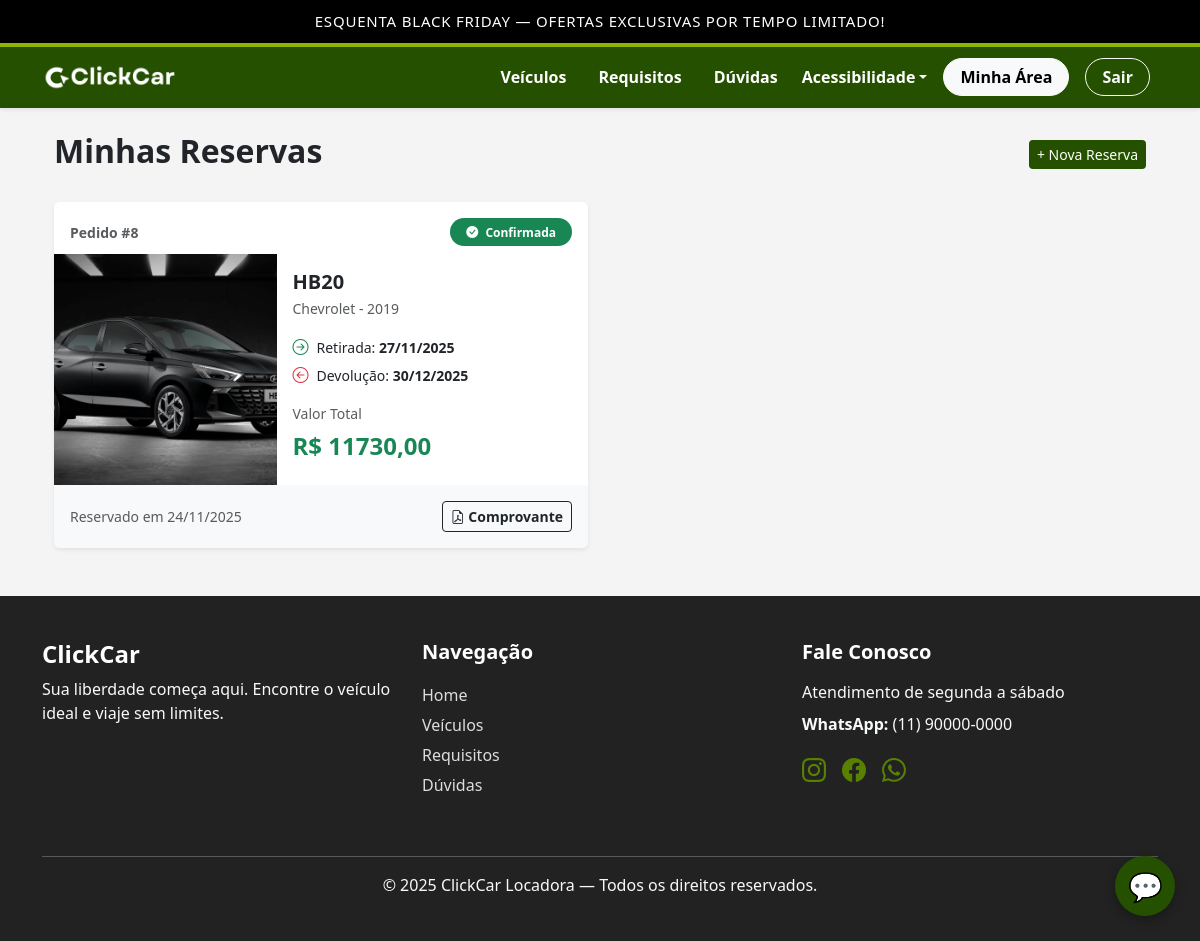
The app's page /minhasreservas/8 (signed in), older data.
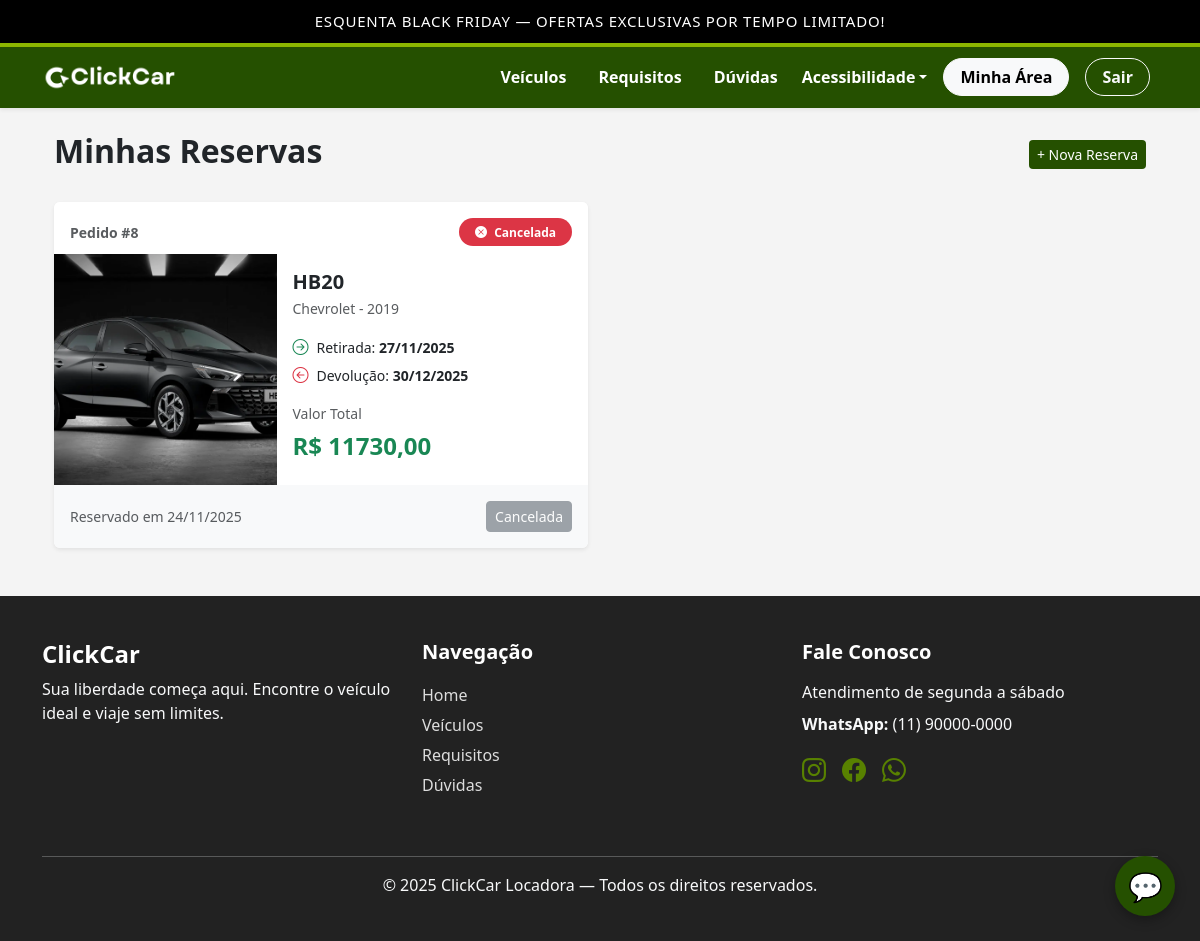
The same page, newer data.
### models/models.py (models this page shows)
class Reserva(db.Model):
    __tablename__ = 'reservas'
    id = db.Column(db.Integer, primary_key=True)
    user_id = db.Column(db.Integer, db.ForeignKey(
        'usuarios.id'), nullable=False)
    veiculo_id = db.Column(db.Integer, db.ForeignKey(
        'veiculos.id'), nullable=False)
    data_inicio = db.Column(db.Date, nullable=False)
    data_fim = db.Column(db.Date, nullable=False)
    status = db.Column(db.String(30), default='pendente')
    valor_total = db.Column(db.Float)
    criado_em = db.Column(db.DateTime, default=datetime.utcnow)
    veiculo = db.relationship('Veiculo', backref='reservas')

class VehiclePhoto(db.Model):
    __tablename__ = 'vehicle_photos'
    id = db.Column(db.Integer, primary_key=True)
    veiculo_id = db.Column(db.Integer, db.ForeignKey(
        'veiculos.id'), nullable=False)
    filename = db.Column(db.String(200), nullable=False)
    veiculo = db.relationship("Veiculo", backref="fotos", lazy=True)

class Veiculo(db.Model):
    __tablename__ = 'veiculos'
    id = db.Column(db.Integer, primary_key=True)
    modelo = db.Column(db.String(120), nullable=False)
    marca = db.Column(db.String(80), nullable=False)
    ano = db.Column(db.Integer, nullable=False)
    placa = db.Column(db.String(20), unique=True)
    cor = db.Column(db.String(30))
    tipo_id = db.Column(db.Integer, db.ForeignKey(
        'tipo_veiculo.id'), nullable=False)
    preco_por_dia = db.Column(db.Float, nullable=False)
    status = db.Column(db.String(30), default='disponivel')
    localizacao = db.Column(db.String(150))
    criado_em = db.Column(db.DateTime, default=datetime.utcnow)

### controllers/controller.py (the view)
@main.route("/minhasreservas/<int:user_id>")
def customer_rentals(user_id):
    usuario_logado_id = logged_cliente()
    print(usuario_logado_id, user_id)
    if (str(user_id) == usuario_logado_id):
        db = SessionLocal()
        reservas = db.query(Reserva).filter_by(user_id=user_id).all()
        print(reservas)
        return render_template("customer/users_rentals.html", reservas=reservas)
    flash("Você não está autorizado a entrar nessa página", "error")
    return redirect(url_for("main.index"))

### app.py (called while the page is built)
@login_manager.user_loader
def load_user(user_id):
    return Usuario.query.get(int(user_id))

### controllers/controller.py (called while the page is built)
def logged_cliente():
    return request.cookies.get("cliente_id")

### templates/customer/users_rentals.html (shortened to what the changed rows need)
{% extends 'base.html' %}
{% block content %}
<div class="container mt-4">
    <div class="d-flex justify-content-between align-items-center mb-4">
        <h2 class="fw-bold">Minhas Reservas </h2>
    </div>
    {% if reservas %}
    <div class="row g-4">
        {% for r in reservas %}
        <div class="col-lg-6">
            <div class="card shadow-sm border-0 h-100 overflow-hidden">
                <div class="card-header bg-white border-bottom-0 d-flex justify-content-between align-items-center pt-3 px-3">
                    <span class="text-muted small fw-bold">Pedido #{{ r.id }}</span>
                    {% if r.status == 'confirmada' %}
                        <span class="badge bg-success px-3 py-2 rounded-pill">
                            <i class="bi bi-check-circle-fill me-1"></i> Confirmada
                        </span>
                    {% elif r.status == 'pendente' %}
                        <span class="badge bg-warning text-dark px-3 py-2 rounded-pill">
                            <i class="bi bi-hourglass-split me-1"></i> Pendente
                        </span>
                    {% elif r.status == 'cancelada' %}
                        <span class="badge bg-danger px-3 py-2 rounded-pill">
                            <i class="bi bi-x-circle-fill me-1"></i> Cancelada
                        </span>
                    {% else %}
                        <span class="badge bg-secondary px-3 py-2 rounded-pill">{{ r.status }}</span>
                    {% endif %}
                </div>
                <div class="row g-0">
                    <div class="col-md-5 position-relative">
                        {% if r.veiculo.fotos and r.veiculo.fotos|length > 0 %}
                            <img src="{{ url_for('static', filename='uploads/' ~ r.veiculo.fotos[0].filename) }}"
                                 class="img-fluid h-100 w-100"
                                 style="object-fit: cover; min-height: 200px;"
                                 alt="{{ r.veiculo.modelo }}">
                        {% else %}
                            <div class="bg-light d-flex align-items-center justify-content-center h-100 text-muted" style="min-height: 200px;">
                                <i class="bi bi-car-front fs-1"></i>
                            </div>
                        {% endif %}
                    </div>
                    <div class="col-md-7">
                        <div class="card-body d-flex flex-column h-100">
                            <h5 class="fw-bold mb-1 text-dark">{{ r.veiculo.modelo }}</h5>
                            <p class="text-muted small mb-3">{{ r.veiculo.marca }} - {{ r.veiculo.ano }}</p>
                            <div class="mb-3">
                                <div class="d-flex align-items-center mb-1">
                                    <i class="bi bi-arrow-right-circle text-success me-2"></i>
                                    <small>Retirada: <strong>{{ r.data_inicio.strftime('%d/%m/%Y') }}</strong></small>
                                </div>
                                <div class="d-flex align-items-center">
                                    <i class="bi bi-arrow-left-circle text-danger me-2"></i>
                                    <small>Devolução: <strong>{{ r.data_fim.strftime('%d/%m/%Y') }}</strong></small>
                                </div>
                            </div>
                            <div class="mt-auto">
                                <p class="mb-2 small text-muted">Valor Total</p>
                                <h4 class="fw-bold text-success">R$ {{ "%.2f"|format(r.valor_total)|replace('.', ',') }}</h4>
                            </div>
                        </div>
                    </div>
                </div>
                <div class="card-footer bg-light border-top-0 p-3 d-flex justify-content-between align-items-center">
                    <small class="text-muted">Reservado em {{ r.criado_em.strftime('%d/%m/%Y') }}</small>
                    {% if r.status != 'cancelada' %}
                        <a href="{{ url_for('main.download_comprovante', reserva_id=r.id) }}" class="btn btn-outline-dark btn-sm fw-bold">
                            <i class="bi bi-file-earmark-pdf"></i> Comprovante
                        </a>
                    {% else %}
                        <button class="btn btn-secondary btn-sm disabled" disabled>Cancelada</button>
                    {% endif %}
                </div>
            </div>
        </div>
        {% endfor %}
    </div>
    {% endif %}
</div>
{% endblock %}

Row changes from the older to the newer data that the page shows:
changed Reserva "HB20": status "Confirmada Comprovante" → "Cancelada Cancelada"
